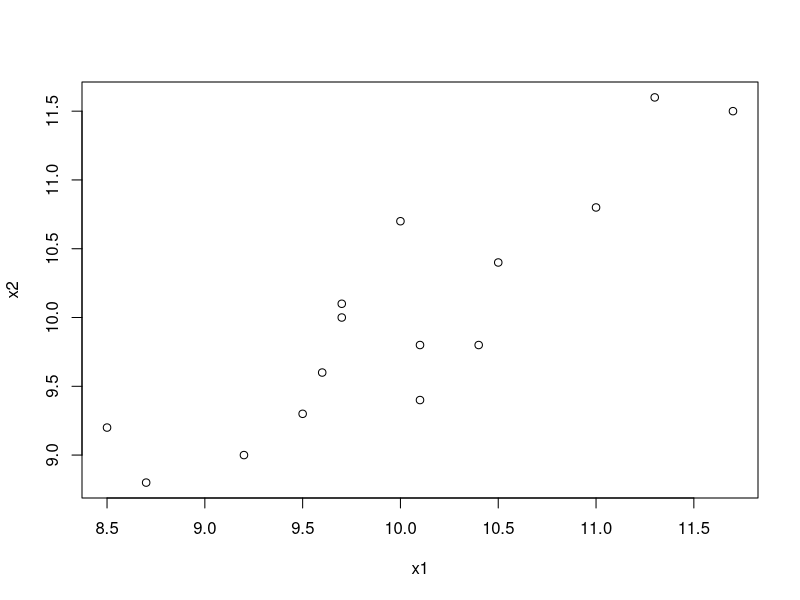
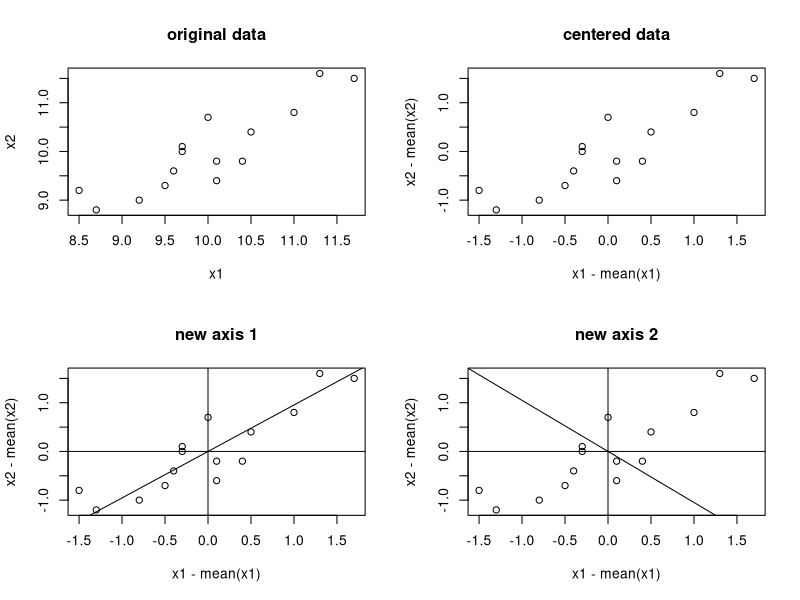

Recreate these plots in R, in order.
## ---- chunk 1
x1 = c(10.0, 10.4, 9.7, 9.7, 11.7, 11, 8.7, 9.5, 10.1, 9.6, 10.5, 9.2, 11.3, 10.1, 8.5)
x2 = c(10.7, 9.8, 10.0, 10.1, 11.5, 10.8, 8.8, 9.3, 9.4, 9.6, 10.4, 9.0, 11.6, 9.8, 9.2)
x = data.frame(x1, x2); x
## ---- chunk 2
plot(x1, x2)
## ---- chunk 3
apply(x,2,mean)
## ---- chunk 4
var(x)
## ---- chunk 5
cor(x1, x2)
## ---- chunk 6
polyroot(c(0.124963, -1.5329,1))
## ---- chunk 7
### we can use R function eigen() to eigen-decomposite the variance-covariance matrix
eigen = eigen(var(x)); eigen
### another R function prcomp()
prcomp = prcomp(x);prcomp
### the standard deviation prcomp$sdev is the square root of eigenvalues
prcomp$sdev^2
### the pca$rotation is the egienvectors
prcomp$rotation
### the pca$x is the principal component variables
prcomp$x
## ---- chunk 8
layout(matrix(1:4,2,2,byrow=T))
plot(x1, x2, main="original data")
plot(x1-mean(x1), x2-mean(x2), main="centered data")
plot(x1-mean(x1), x2-mean(x2), main="new axis 1")
### slope is tangent, first element of eigenvector is cosine
abline(a=0, b=sqrt(1/eigen$vectors[1,1]^2-1));abline(h=0);abline(v=0)  
plot(x1-mean(x1), x2-mean(x2), main="new axis 2")
abline(a=0, b=-sqrt(1/eigen$vectors[1,2]^2-1));abline(h=0);abline(v=0)
